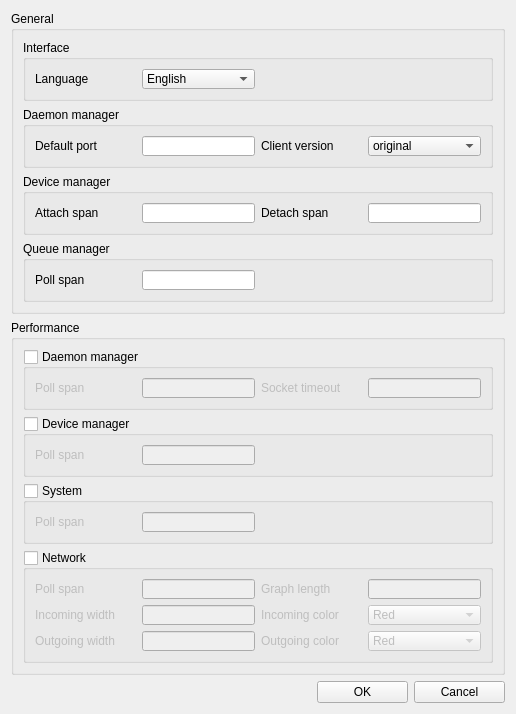
<?xml version="1.0" encoding="UTF-8"?>
<ui version="4.0">
 <class>SoftwareConfigUI</class>
 <widget class="QDialog" name="SoftwareConfigUI">
  <property name="geometry">
   <rect>
    <x>0</x>
    <y>0</y>
    <width>515</width>
    <height>631</height>
   </rect>
  </property>
  <property name="windowTitle">
   <string>USBIPManager - Software configuration</string>
  </property>
  <layout class="QGridLayout" name="dialog_lyt">
   <item row="2" column="0" colspan="3">
    <spacer name="btn_spacer">
     <property name="orientation">
      <enum>Qt::Horizontal</enum>
     </property>
     <property name="sizeHint" stdset="0">
      <size>
       <width>40</width>
       <height>20</height>
      </size>
     </property>
    </spacer>
   </item>
   <item row="2" column="4">
    <widget class="QPushButton" name="cancel_btn">
     <property name="minimumSize">
      <size>
       <width>91</width>
       <height>0</height>
      </size>
     </property>
     <property name="maximumSize">
      <size>
       <width>91</width>
       <height>16777215</height>
      </size>
     </property>
     <property name="text">
      <string>Cancel</string>
     </property>
     <property name="autoDefault">
      <bool>false</bool>
     </property>
    </widget>
   </item>
   <item row="2" column="3">
    <widget class="QPushButton" name="apply_btn">
     <property name="minimumSize">
      <size>
       <width>91</width>
       <height>0</height>
      </size>
     </property>
     <property name="maximumSize">
      <size>
       <width>91</width>
       <height>16777215</height>
      </size>
     </property>
     <property name="text">
      <string>OK</string>
     </property>
     <property name="autoDefault">
      <bool>false</bool>
     </property>
    </widget>
   </item>
   <item row="0" column="0" colspan="5">
    <widget class="QGroupBox" name="gen_box">
     <property name="title">
      <string>General</string>
     </property>
     <layout class="QGridLayout" name="gen_box_lyt">
      <item row="2" column="0">
       <widget class="QGroupBox" name="dev_gen">
        <property name="title">
         <string>Device manager</string>
        </property>
        <layout class="QGridLayout" name="dev_gen_lyt">
         <item row="0" column="3">
          <widget class="QLabel" name="dev_dtch_tmo_lbl">
           <property name="minimumSize">
            <size>
             <width>101</width>
             <height>0</height>
            </size>
           </property>
           <property name="text">
            <string>Detach span</string>
           </property>
          </widget>
         </item>
         <item row="0" column="1">
          <widget class="QLineEdit" name="dev_atch_tmo">
           <property name="minimumSize">
            <size>
             <width>113</width>
             <height>20</height>
            </size>
           </property>
           <property name="maximumSize">
            <size>
             <width>113</width>
             <height>16777215</height>
            </size>
           </property>
          </widget>
         </item>
         <item row="0" column="2">
          <spacer name="dev_gen_spacer">
           <property name="orientation">
            <enum>Qt::Horizontal</enum>
           </property>
           <property name="sizeHint" stdset="0">
            <size>
             <width>40</width>
             <height>20</height>
            </size>
           </property>
          </spacer>
         </item>
         <item row="0" column="0">
          <widget class="QLabel" name="dev_atch_tmo_lbl">
           <property name="minimumSize">
            <size>
             <width>101</width>
             <height>0</height>
            </size>
           </property>
           <property name="text">
            <string>Attach span</string>
           </property>
          </widget>
         </item>
         <item row="0" column="4">
          <widget class="QLineEdit" name="dev_dtch_tmo">
           <property name="minimumSize">
            <size>
             <width>113</width>
             <height>20</height>
            </size>
           </property>
           <property name="maximumSize">
            <size>
             <width>113</width>
             <height>16777215</height>
            </size>
           </property>
          </widget>
         </item>
        </layout>
       </widget>
      </item>
      <item row="3" column="0">
       <widget class="QGroupBox" name="queue_gen">
        <property name="title">
         <string>Queue manager</string>
        </property>
        <layout class="QGridLayout" name="queue_gen_lyt">
         <item row="0" column="1">
          <widget class="QLineEdit" name="queue_tmo">
           <property name="minimumSize">
            <size>
             <width>113</width>
             <height>20</height>
            </size>
           </property>
           <property name="maximumSize">
            <size>
             <width>113</width>
             <height>16777215</height>
            </size>
           </property>
          </widget>
         </item>
         <item row="0" column="2">
          <spacer name="queue_gen_spacer">
           <property name="orientation">
            <enum>Qt::Horizontal</enum>
           </property>
           <property name="sizeHint" stdset="0">
            <size>
             <width>40</width>
             <height>20</height>
            </size>
           </property>
          </spacer>
         </item>
         <item row="0" column="0">
          <widget class="QLabel" name="queue_tmo_lbl">
           <property name="minimumSize">
            <size>
             <width>101</width>
             <height>0</height>
            </size>
           </property>
           <property name="text">
            <string>Poll span</string>
           </property>
          </widget>
         </item>
        </layout>
       </widget>
      </item>
      <item row="1" column="0">
       <widget class="QGroupBox" name="dmn_gen">
        <property name="title">
         <string>Daemon manager</string>
        </property>
        <layout class="QGridLayout" name="dmn_gen_lyt">
         <item row="0" column="3">
          <widget class="QLabel" name="clt_ver_lbl">
           <property name="minimumSize">
            <size>
             <width>101</width>
             <height>0</height>
            </size>
           </property>
           <property name="text">
            <string>Client version</string>
           </property>
          </widget>
         </item>
         <item row="0" column="2">
          <spacer name="dmn_gen_spacer">
           <property name="orientation">
            <enum>Qt::Horizontal</enum>
           </property>
           <property name="sizeHint" stdset="0">
            <size>
             <width>40</width>
             <height>20</height>
            </size>
           </property>
          </spacer>
         </item>
         <item row="0" column="1">
          <widget class="QLineEdit" name="dmn_def_port">
           <property name="minimumSize">
            <size>
             <width>113</width>
             <height>20</height>
            </size>
           </property>
           <property name="maximumSize">
            <size>
             <width>113</width>
             <height>16777215</height>
            </size>
           </property>
          </widget>
         </item>
         <item row="0" column="0">
          <widget class="QLabel" name="dmn_def_port_lbl">
           <property name="minimumSize">
            <size>
             <width>101</width>
             <height>0</height>
            </size>
           </property>
           <property name="text">
            <string>Default port</string>
           </property>
          </widget>
         </item>
         <item row="0" column="4">
          <widget class="QComboBox" name="clt_ver">
           <property name="minimumSize">
            <size>
             <width>113</width>
             <height>20</height>
            </size>
           </property>
           <property name="maximumSize">
            <size>
             <width>113</width>
             <height>16777215</height>
            </size>
           </property>
           <item>
            <property name="text">
             <string>original</string>
            </property>
           </item>
           <item>
            <property name="text">
             <string>barbalion</string>
            </property>
           </item>
           <item>
            <property name="text">
             <string>cezanne</string>
            </property>
           </item>
          </widget>
         </item>
        </layout>
       </widget>
      </item>
      <item row="0" column="0">
       <widget class="QGroupBox" name="interface_gen">
        <property name="title">
         <string>Interface</string>
        </property>
        <layout class="QGridLayout" name="interface_gen_lyt">
         <item row="0" column="2">
          <spacer name="interface_gen_spacer">
           <property name="orientation">
            <enum>Qt::Horizontal</enum>
           </property>
           <property name="sizeHint" stdset="0">
            <size>
             <width>40</width>
             <height>20</height>
            </size>
           </property>
          </spacer>
         </item>
         <item row="0" column="0">
          <widget class="QLabel" name="lang_lbl">
           <property name="minimumSize">
            <size>
             <width>101</width>
             <height>0</height>
            </size>
           </property>
           <property name="text">
            <string>Language</string>
           </property>
          </widget>
         </item>
         <item row="0" column="1">
          <widget class="QComboBox" name="lang">
           <property name="minimumSize">
            <size>
             <width>113</width>
             <height>20</height>
            </size>
           </property>
           <property name="maximumSize">
            <size>
             <width>113</width>
             <height>16777215</height>
            </size>
           </property>
           <item>
            <property name="text">
             <string>English</string>
            </property>
           </item>
           <item>
            <property name="text">
             <string>Russian</string>
            </property>
           </item>
          </widget>
         </item>
        </layout>
       </widget>
      </item>
     </layout>
    </widget>
   </item>
   <item row="1" column="0" colspan="5">
    <widget class="QGroupBox" name="perf">
     <property name="title">
      <string>Performance</string>
     </property>
     <layout class="QGridLayout" name="perf_lyt">
      <item row="3" column="0">
       <widget class="QGroupBox" name="net_perf">
        <property name="title">
         <string>Network</string>
        </property>
        <property name="checkable">
         <bool>true</bool>
        </property>
        <property name="checked">
         <bool>false</bool>
        </property>
        <layout class="QGridLayout" name="net_perf_lyt">
         <item row="0" column="2">
          <widget class="QLineEdit" name="net_perf_tmo">
           <property name="minimumSize">
            <size>
             <width>113</width>
             <height>20</height>
            </size>
           </property>
           <property name="maximumSize">
            <size>
             <width>113</width>
             <height>16777215</height>
            </size>
           </property>
          </widget>
         </item>
         <item row="0" column="0">
          <widget class="QLabel" name="net_perf_tmo_lbl">
           <property name="minimumSize">
            <size>
             <width>101</width>
             <height>0</height>
            </size>
           </property>
           <property name="text">
            <string>Poll span</string>
           </property>
          </widget>
         </item>
         <item row="2" column="3">
          <spacer name="net_perf_spacer_3">
           <property name="orientation">
            <enum>Qt::Horizontal</enum>
           </property>
           <property name="sizeHint" stdset="0">
            <size>
             <width>40</width>
             <height>20</height>
            </size>
           </property>
          </spacer>
         </item>
         <item row="1" column="4">
          <widget class="QLabel" name="net_perf_inc_cl_lbl">
           <property name="minimumSize">
            <size>
             <width>101</width>
             <height>0</height>
            </size>
           </property>
           <property name="text">
            <string>Incoming color</string>
           </property>
          </widget>
         </item>
         <item row="1" column="0">
          <widget class="QLabel" name="net_perf_inc_wd_lbl">
           <property name="minimumSize">
            <size>
             <width>101</width>
             <height>0</height>
            </size>
           </property>
           <property name="text">
            <string>Incoming width</string>
           </property>
          </widget>
         </item>
         <item row="2" column="4">
          <widget class="QLabel" name="net_perf_out_cl_lbl">
           <property name="minimumSize">
            <size>
             <width>101</width>
             <height>0</height>
            </size>
           </property>
           <property name="text">
            <string>Outgoing color</string>
           </property>
          </widget>
         </item>
         <item row="2" column="0">
          <widget class="QLabel" name="net_perf_out_wd_lbl">
           <property name="minimumSize">
            <size>
             <width>101</width>
             <height>0</height>
            </size>
           </property>
           <property name="text">
            <string>Outgoing width</string>
           </property>
          </widget>
         </item>
         <item row="1" column="3">
          <spacer name="net_perf_spacer_2">
           <property name="orientation">
            <enum>Qt::Horizontal</enum>
           </property>
           <property name="sizeHint" stdset="0">
            <size>
             <width>40</width>
             <height>20</height>
            </size>
           </property>
          </spacer>
         </item>
         <item row="1" column="2">
          <widget class="QLineEdit" name="net_perf_inc_wd">
           <property name="minimumSize">
            <size>
             <width>113</width>
             <height>20</height>
            </size>
           </property>
           <property name="maximumSize">
            <size>
             <width>113</width>
             <height>16777215</height>
            </size>
           </property>
          </widget>
         </item>
         <item row="1" column="5">
          <widget class="QComboBox" name="net_perf_inc_cl">
           <property name="minimumSize">
            <size>
             <width>113</width>
             <height>20</height>
            </size>
           </property>
           <property name="maximumSize">
            <size>
             <width>113</width>
             <height>16777215</height>
            </size>
           </property>
           <item>
            <property name="text">
             <string>Red</string>
            </property>
           </item>
           <item>
            <property name="text">
             <string>Green</string>
            </property>
           </item>
           <item>
            <property name="text">
             <string>Blue</string>
            </property>
           </item>
           <item>
            <property name="text">
             <string>Cyan</string>
            </property>
           </item>
           <item>
            <property name="text">
             <string>Magenta</string>
            </property>
           </item>
           <item>
            <property name="text">
             <string>Yellow</string>
            </property>
           </item>
           <item>
            <property name="text">
             <string>Key</string>
            </property>
           </item>
          </widget>
         </item>
         <item row="2" column="2">
          <widget class="QLineEdit" name="net_perf_out_wd">
           <property name="minimumSize">
            <size>
             <width>113</width>
             <height>20</height>
            </size>
           </property>
           <property name="maximumSize">
            <size>
             <width>113</width>
             <height>16777215</height>
            </size>
           </property>
          </widget>
         </item>
         <item row="2" column="5">
          <widget class="QComboBox" name="net_perf_out_cl">
           <property name="minimumSize">
            <size>
             <width>113</width>
             <height>20</height>
            </size>
           </property>
           <property name="maximumSize">
            <size>
             <width>113</width>
             <height>16777215</height>
            </size>
           </property>
           <item>
            <property name="text">
             <string>Red</string>
            </property>
           </item>
           <item>
            <property name="text">
             <string>Green</string>
            </property>
           </item>
           <item>
            <property name="text">
             <string>Blue</string>
            </property>
           </item>
           <item>
            <property name="text">
             <string>Cyan</string>
            </property>
           </item>
           <item>
            <property name="text">
             <string>Magenta</string>
            </property>
           </item>
           <item>
            <property name="text">
             <string>Yellow</string>
            </property>
           </item>
           <item>
            <property name="text">
             <string>Key</string>
            </property>
           </item>
          </widget>
         </item>
         <item row="0" column="4">
          <widget class="QLabel" name="net_perf_len_lbl">
           <property name="minimumSize">
            <size>
             <width>101</width>
             <height>0</height>
            </size>
           </property>
           <property name="text">
            <string>Graph length</string>
           </property>
          </widget>
         </item>
         <item row="0" column="5">
          <widget class="QLineEdit" name="net_perf_len">
           <property name="minimumSize">
            <size>
             <width>113</width>
             <height>20</height>
            </size>
           </property>
           <property name="maximumSize">
            <size>
             <width>113</width>
             <height>16777215</height>
            </size>
           </property>
          </widget>
         </item>
         <item row="0" column="3">
          <spacer name="net_perf_spacer_1">
           <property name="orientation">
            <enum>Qt::Horizontal</enum>
           </property>
           <property name="sizeHint" stdset="0">
            <size>
             <width>40</width>
             <height>20</height>
            </size>
           </property>
          </spacer>
         </item>
        </layout>
       </widget>
      </item>
      <item row="2" column="0">
       <widget class="QGroupBox" name="sys_perf">
        <property name="title">
         <string>System</string>
        </property>
        <property name="checkable">
         <bool>true</bool>
        </property>
        <property name="checked">
         <bool>false</bool>
        </property>
        <layout class="QGridLayout" name="sys_perf_lyt">
         <item row="0" column="1">
          <widget class="QLineEdit" name="sys_perf_tmo">
           <property name="minimumSize">
            <size>
             <width>113</width>
             <height>20</height>
            </size>
           </property>
           <property name="maximumSize">
            <size>
             <width>113</width>
             <height>16777215</height>
            </size>
           </property>
          </widget>
         </item>
         <item row="0" column="0">
          <widget class="QLabel" name="sys_perf_tmo_lbl">
           <property name="minimumSize">
            <size>
             <width>101</width>
             <height>0</height>
            </size>
           </property>
           <property name="text">
            <string>Poll span</string>
           </property>
          </widget>
         </item>
         <item row="0" column="2">
          <spacer name="sys_perf_spacer">
           <property name="orientation">
            <enum>Qt::Horizontal</enum>
           </property>
           <property name="sizeHint" stdset="0">
            <size>
             <width>40</width>
             <height>20</height>
            </size>
           </property>
          </spacer>
         </item>
        </layout>
       </widget>
      </item>
      <item row="0" column="0">
       <widget class="QGroupBox" name="dmn_perf">
        <property name="title">
         <string>Daemon manager</string>
        </property>
        <property name="checkable">
         <bool>true</bool>
        </property>
        <property name="checked">
         <bool>false</bool>
        </property>
        <layout class="QGridLayout" name="dmn_perf_lyt">
         <item row="0" column="3">
          <widget class="QLabel" name="dmn_perf_sock_tmo_lbl">
           <property name="minimumSize">
            <size>
             <width>101</width>
             <height>0</height>
            </size>
           </property>
           <property name="text">
            <string>Socket timeout</string>
           </property>
          </widget>
         </item>
         <item row="0" column="1">
          <widget class="QLineEdit" name="dmn_perf_tmo">
           <property name="minimumSize">
            <size>
             <width>113</width>
             <height>20</height>
            </size>
           </property>
           <property name="maximumSize">
            <size>
             <width>113</width>
             <height>16777215</height>
            </size>
           </property>
          </widget>
         </item>
         <item row="0" column="0">
          <widget class="QLabel" name="dmn_perf_tmo_lbl">
           <property name="minimumSize">
            <size>
             <width>101</width>
             <height>0</height>
            </size>
           </property>
           <property name="text">
            <string>Poll span</string>
           </property>
          </widget>
         </item>
         <item row="0" column="4">
          <widget class="QLineEdit" name="dmn_perf_sock_tmo">
           <property name="minimumSize">
            <size>
             <width>113</width>
             <height>20</height>
            </size>
           </property>
           <property name="maximumSize">
            <size>
             <width>113</width>
             <height>16777215</height>
            </size>
           </property>
          </widget>
         </item>
         <item row="0" column="2">
          <spacer name="dmn_perf_spacer">
           <property name="orientation">
            <enum>Qt::Horizontal</enum>
           </property>
           <property name="sizeHint" stdset="0">
            <size>
             <width>40</width>
             <height>20</height>
            </size>
           </property>
          </spacer>
         </item>
        </layout>
       </widget>
      </item>
      <item row="1" column="0">
       <widget class="QGroupBox" name="dev_perf">
        <property name="title">
         <string>Device manager</string>
        </property>
        <property name="checkable">
         <bool>true</bool>
        </property>
        <property name="checked">
         <bool>false</bool>
        </property>
        <layout class="QGridLayout" name="dev_perf_lyt">
         <item row="0" column="0">
          <widget class="QLabel" name="dev_perf_tmo_lbl">
           <property name="minimumSize">
            <size>
             <width>101</width>
             <height>0</height>
            </size>
           </property>
           <property name="text">
            <string>Poll span</string>
           </property>
          </widget>
         </item>
         <item row="0" column="1">
          <widget class="QLineEdit" name="dev_perf_tmo">
           <property name="minimumSize">
            <size>
             <width>113</width>
             <height>20</height>
            </size>
           </property>
           <property name="maximumSize">
            <size>
             <width>113</width>
             <height>16777215</height>
            </size>
           </property>
          </widget>
         </item>
         <item row="0" column="2">
          <spacer name="dev_perf_spacer">
           <property name="orientation">
            <enum>Qt::Horizontal</enum>
           </property>
           <property name="sizeHint" stdset="0">
            <size>
             <width>40</width>
             <height>20</height>
            </size>
           </property>
          </spacer>
         </item>
        </layout>
       </widget>
      </item>
     </layout>
    </widget>
   </item>
  </layout>
 </widget>
 <tabstops>
  <tabstop>lang</tabstop>
  <tabstop>dmn_def_port</tabstop>
  <tabstop>clt_ver</tabstop>
  <tabstop>dev_atch_tmo</tabstop>
  <tabstop>dev_dtch_tmo</tabstop>
  <tabstop>queue_tmo</tabstop>
  <tabstop>dmn_perf</tabstop>
  <tabstop>dmn_perf_tmo</tabstop>
  <tabstop>dmn_perf_sock_tmo</tabstop>
  <tabstop>dev_perf</tabstop>
  <tabstop>dev_perf_tmo</tabstop>
  <tabstop>sys_perf</tabstop>
  <tabstop>sys_perf_tmo</tabstop>
  <tabstop>net_perf</tabstop>
  <tabstop>net_perf_tmo</tabstop>
  <tabstop>net_perf_len</tabstop>
  <tabstop>net_perf_inc_wd</tabstop>
  <tabstop>net_perf_inc_cl</tabstop>
  <tabstop>net_perf_out_wd</tabstop>
  <tabstop>net_perf_out_cl</tabstop>
  <tabstop>apply_btn</tabstop>
  <tabstop>cancel_btn</tabstop>
 </tabstops>
 <resources/>
 <connections/>
</ui>
